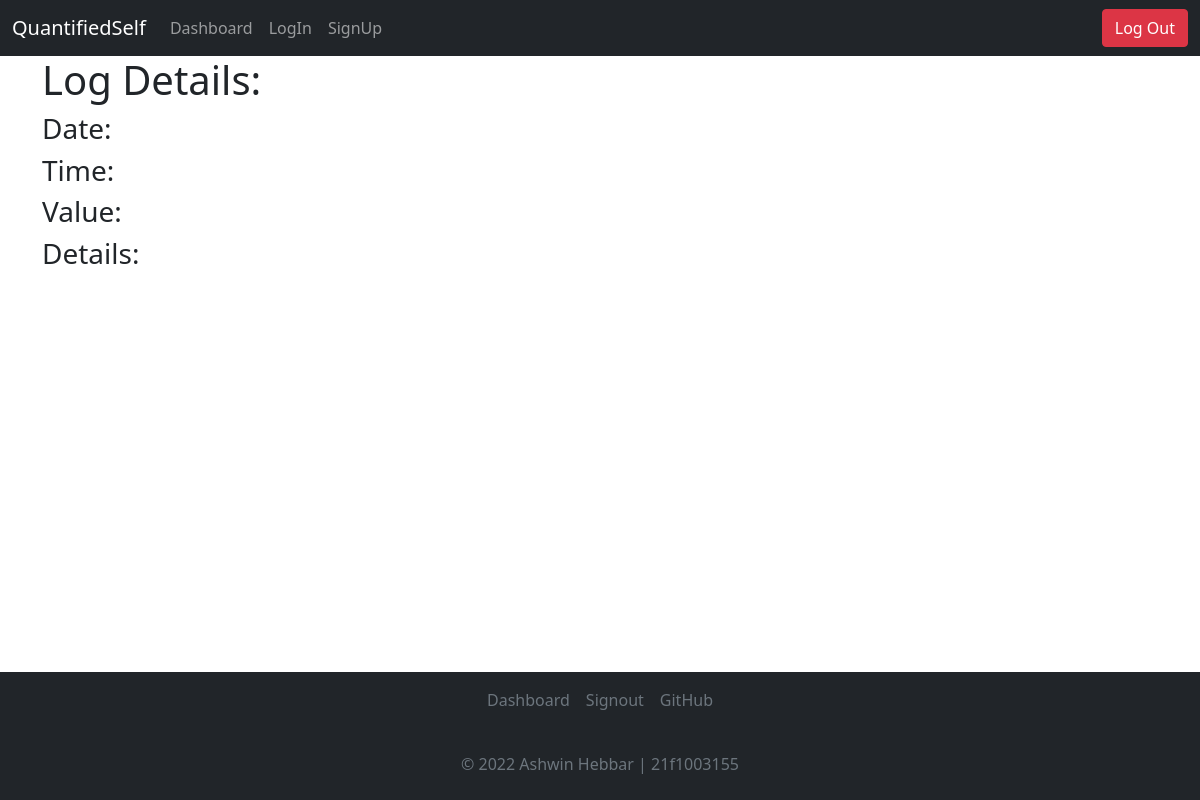
The app's page /dashboard/24/logs/24 (signed in), older data.
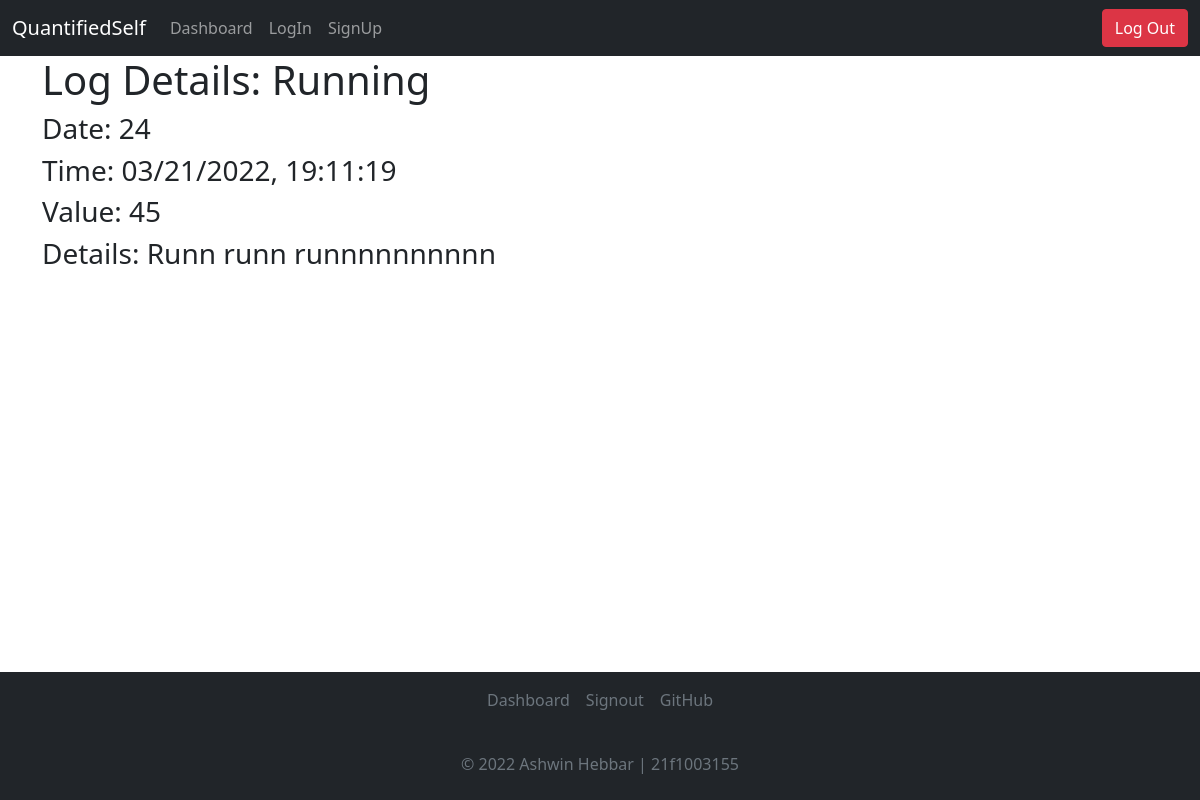
The same page, newer data.
### application/models.py (models this page shows)
class Tracker(db.Model):
    __tablename__ = 'tracker'
    id = db.Column(db.Integer, autoincrement=True, primary_key=True)
    userid = db.Column(db.Integer, db.ForeignKey("user.id"))
    name = db.Column(db.String, nullable=False)
    type = db.Column(db.Integer, nullable = False)
    choices = db.Column(db.String)
    details = db.Column(db.String)
    time = db.Column(db.String, nullable=False)

class Logs(db.Model):
    __tablename__ = 'logs'
    id = db.Column(db.Integer, autoincrement=True, primary_key=True)
    userid = db.Column(db.Integer, db.ForeignKey("user.id"))
    tid = db.Column(db.Integer, db.ForeignKey("tracker.id"))
    value = db.Column(db.String, nullable = False)
    data = db.Column(db.String)
    time = db.Column(db.String, nullable=False)

### controllers/logops.py (the view)
@app.route("/dashboard/<trackerid>/logs/<logid>", methods=["GET"])
@login_required
def view_log(trackerid, logid):
    tdet = Tracker.query.filter_by(id=trackerid).first()
    log = Logs.query.filter_by(id=logid, tid=trackerid).first()
    return render_template("view_log.html", log=log, tracker = tdet)

### main.py (called while the page is built)
@login_manager.user_loader
def load_user(user_id):
  return User.query.get(int(user_id))

### templates/view_log.html (shortened to what this page needs)
<!DOCTYPE html>
<html lang="en">
<head>
    <link href="https://cdn.jsdelivr.net/npm/bootstrap@5.1.3/dist/css/bootstrap.min.css" rel="stylesheet">
</head>
<body>
      <nav class="navbar navbar-expand-lg navbar-dark bg-dark">
        <div class="container-fluid">
          <a class="navbar-brand" href="#">QuantifiedSelf</a>
          <div class="collapse navbar-collapse">
            <ul class="navbar-nav me-auto mb-2 mb-lg-0">
              <li class="nav-item">
                <a class="nav-link" aria-current="page" href="/dashboard">Dashboard</a>
              </li>
              <li class="nav-item">
                <a class="nav-link" href="/login">LogIn</a>
              </li>
              <li class="nav-item">
                <a class="nav-link" href="/signup">SignUp</a>
              </li>
            </ul>
        </div>
        <button type="button" onclick="document.location='/logout'" class="btn btn-danger">Log Out</button>
        </div>
      </nav>
    <div class="container">
        <h1>Log Details: {{tracker.name}}</h1>
        <div>
            <h3>Date: {{log.id}}</h3>
            <h3>Time: {{log.time}}</h3>
            <h3>Value: {{log.value}}</h3>
            <h3>Details: {{log.data}}</h3>
    </div>
    <br>
    <div class="navbar fixed-bottom bg-dark d-flex flex-column">
      <footer class="py- my-0" style="bottom: 0; width: 100%;">
        <ul class="nav d-flex justify-content-center pb-3 mb-3 align-items-center justify-content-center ">
          <li class="nav-item"></li><a href="/dashboard" class="nav-link px-2 text-muted">Dashboard</a></li>
          <li class="nav-item"><a href="/signout" class="nav-link px-2 text-muted">Signout</a></li>
          <li class="nav-item"><a href="https://github.com/AshwinHebbar314/QuantifiedSelf" class="nav-link px-2 text-muted">GitHub</a></li>
        </ul>
        <p class="text-center text-muted">&copy; 2022 Ashwin Hebbar | 21f1003155</p>
      </footer>
    </div>
</body>
</html>

Row changes from the older to the newer data that the page shows:
added Tracker: name "Running"
added Logs: id "24", time "03/21/2022, 19:11:19", value "45", data "Runn runn runnnnnnnnnn"
